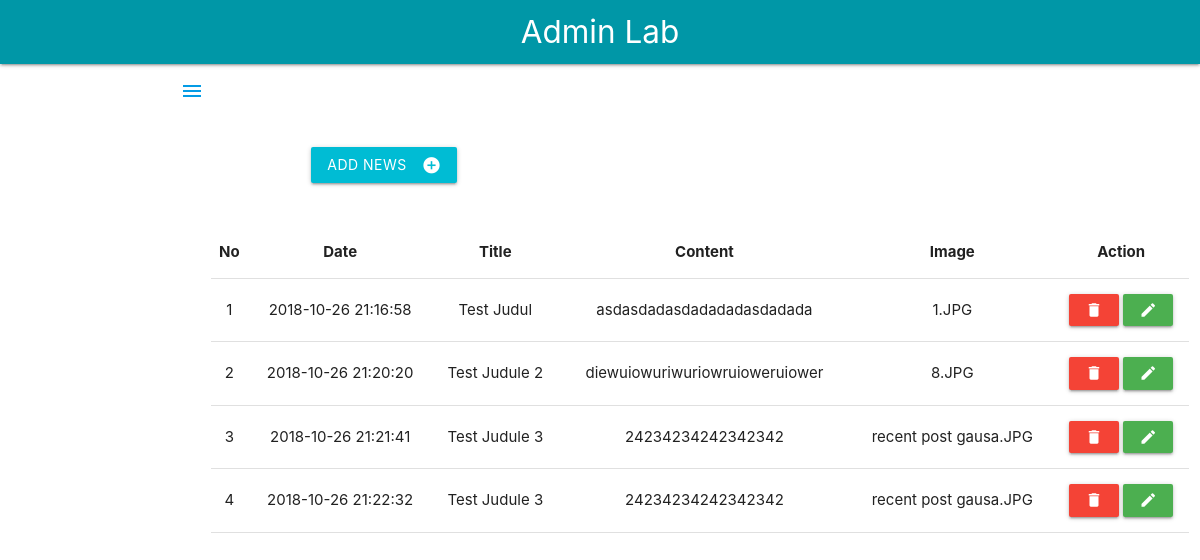
The app's page /index.php/control/news with its own data.
### tables this page shows
CREATE TABLE `berita` (
  `id_berita` int(11) NOT NULL,
  `judul_berita` varchar(100) NOT NULL,
  `tanggal_berita` timestamp NOT NULL DEFAULT CURRENT_TIMESTAMP ON UPDATE CURRENT_TIMESTAMP,
  `isi_berita` varchar(5000) NOT NULL,
  `img` varchar(200) NOT NULL
);

### application/controllers/control.php (called while the page is built, shortened)
<?php
class Control extends CI_Controller {
	function __construct(){
		$this->load->helper('url');
		$this->load->model('modelku');
		$this->load->library('session');
	}
	public function news()
	{
		$data['berita'] = $this->modelku->getData('berita')->result();
		$this->load->view('news', $data);
	}
}

### index.php (called while the page is built, shortened)
<?php
require_once BASEPATH.'core/CodeIgniter.php';

### application/models/modelku.php (called while the page is built, shortened)
<?php
class Modelku extends CI_Model{
	function getData($table){
		return $this->db->get($table);
	}
 }

### application/views/news.php (the view, shortened to what this page needs)
<!DOCTYPE html>
<html>
<head>
  <link type="text/css" rel="stylesheet" href="<?php echo base_url().'assets/css/materialize.min.css' ?>"  media="screen,projection"/>
  <link rel="stylesheet" href="https://cdnjs.cloudflare.com/ajax/libs/font-awesome/4.7.0/css/font-awesome.min.css">
  <link rel="stylesheet" type="text/css" href="<?php echo base_url().'assets/css/mycss.css' ?>">
</head>
<body>
  <div class="navbar-fixed">
    <nav class=" cyan darken-2">
     <div class="container">
      <div class="nav-wrapper">
        <a href="<?php echo base_url().'control/dashboard' ?>" class="brand-logo center">Admin Lab</a>
      </div>
    </div>
  </nav>
</div>
<div class="container section">
  <a href="#" class="sidenav-trigger" data-target="menu-side">
    <i class="material-icons">menu</i>
  </a>
</div>
<br>
<div class="row">
  <div class="col l9 offset-l3 m9 offset-m3 s12">
    <a href="<?php echo base_url().'control/addnews' ?>" class="btn cyan"><i class="material-icons right">add_circle</i>Add News</a><br><br>
  </div>
</div>
<div class="row">
  <div class="col l10 offset-l2 m10 offset-m2 s12">
    <table class="highlight centered">
      <thead>
        <tr>
          <th>No</th>
          <th>Date</th>
          <th>Title</th>
          <th>Content</th>
          <th>Image</th>
          <th>Action</th>
        </tr>
      </thead>
      <?php
        $no = 1;
        foreach($berita as $b){
        ?>
        <tbody>
        <tr>
          <td><?php echo $no++ ?></td>
          <td><?php echo $b->tanggal_berita ?></td>
          <td><?php echo $b->judul_berita ?></td>
          <td><?php echo $b->isi_berita ?></td>
          <td><?php echo $b->img?></td>
          <td>
            <a class="btn-small red" type="submit" name="action" href="<?php echo base_url("control/hapus_berita/$b->id_berita"); ?>" onclick="return confirm('Anda yakin menghapus data ini')">
              <i class="material-icons">delete</i>
            </a>
           <a class="btn-small green modal-trigger" href="#modal2"><i class="material-icons">edit</i></a>
          </td>
        </tr>
      </tbody>
    <?php } ?>
    </table>
  </div>
</div>
</body>
</html>

### records on screen
berita: tanggal_berita "2018-10-26 21:16:58", judul_berita "Test Judul", isi_berita "asdasdadasdadadadasdadada", img "1.JPG"
berita: tanggal_berita "2018-10-26 21:20:20", judul_berita "Test Judule 2", isi_berita "diewuiowuriwuriowruioweruiower", img "8.JPG"
berita: tanggal_berita "2018-10-26 21:21:41", judul_berita "Test Judule 3", isi_berita "24234234242342342", img "recent post gausa.JPG"
berita: tanggal_berita "2018-10-26 21:22:32", judul_berita "Test Judule 3", isi_berita "24234234242342342", img "recent post gausa.JPG"
